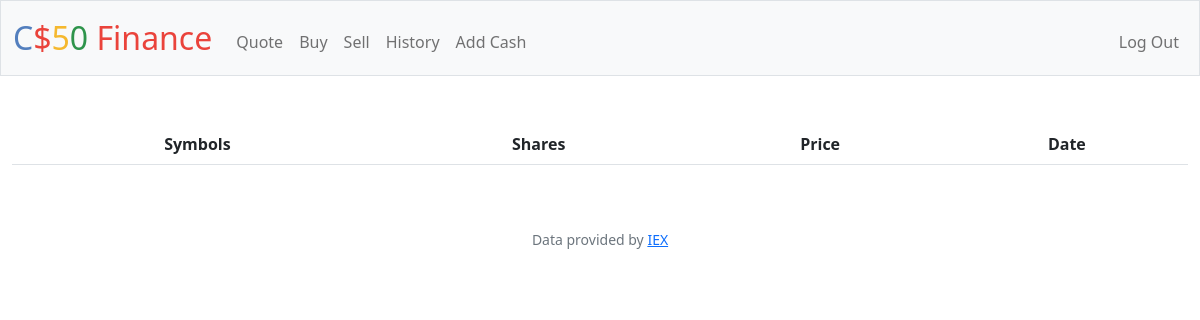
The app's page /history (signed in), older data.
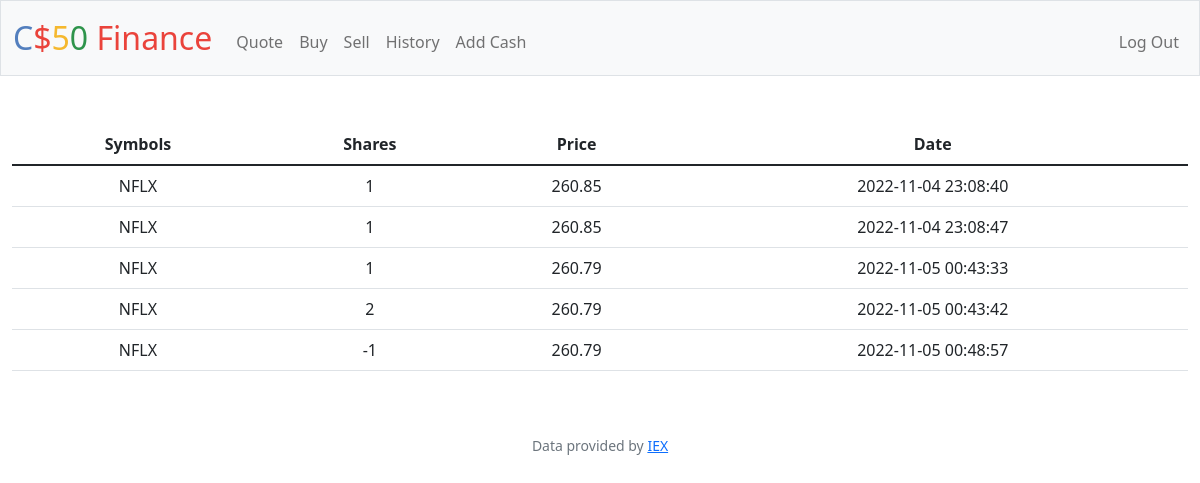
The same page, newer data.
### tables this page shows
CREATE TABLE 'transactions' ('id' INTEGER PRIMARY KEY AUTOINCREMENT NOT NULL, 'user_id' INTEGER, 'symbol' TEXT, 'shares' INTEGER, 'price' REAL, 'date' DATETIME);

### app.py (the view)
@app.route("/history")
@login_required
def history():
    user_id = session["user_id"]
    transactions_db = db.execute("SELECT * FROM transactions WHERE user_id = :id", id=user_id)
    return render_template("history.html", transactions = transactions_db)

### app.py (called while the page is built)
@app.after_request
def after_request(response):
    response.headers["Cache-Control"] = "no-cache, no-store, must-revalidate"
    response.headers["Expires"] = 0
    response.headers["Pragma"] = "no-cache"
    return response

### helpers.py (called while the page is built)
def login_required(f):
    @wraps(f)
    def decorated_function(*args, **kwargs):
        if session.get("user_id") is None:
            return redirect("/login")
        return f(*args, **kwargs)
    return decorated_function

### templates/history.html (shortened to what this page needs)
{% extends "layout.html" %}
{% block main %}
    <table class="table">
        <thead>
            <tr>
                <th scope="col">Symbols</th>
                <th scope="col">Shares</th>
                <th scope="col">Price</th>
                <th scope="col">Date</th>
            </tr>
        </thead>
        <tbody>
            {% for row in transactions %}
                <tr>
                    <td>{{ row["symbol"] }}</td>
                    <td>{{ row["shares"] }}</td>
                    <td>{{ row["price"] }}</td>
                    <td>{{ row["date"] }}</td>
                </tr>
            {% endfor %}
        </tbody>
    </table>
{% endblock %}

Row changes from the older to the newer data that the page shows:
added transactions: symbol "NFLX", shares "1", price "260.85", date "2022-11-04 23:08:40"
added transactions: symbol "NFLX", shares "1", price "260.85", date "2022-11-04 23:08:47"
added transactions: symbol "NFLX", shares "1", price "260.79", date "2022-11-05 00:43:33"
added transactions: symbol "NFLX", shares "2", price "260.79", date "2022-11-05 00:43:42"
added transactions: symbol "NFLX", shares "-1", price "260.79", date "2022-11-05 00:48:57"
